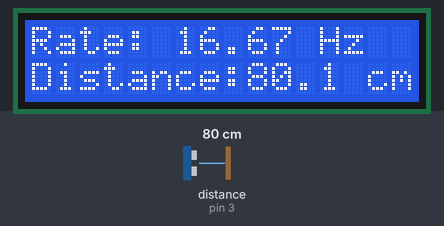
A sketch run on a simulated Arduino Uno, built with avr-gcc and run on an emulated ATmega328P. Shown: 16×2 character LCD. Wiring (inferred from the names in the program): ultrasonic range finder: trigger pin 4; echo pin 3. The test bench sets the inputs (shaded band); at power-on: distance to the obstacle (sensor on pin 3) 80 cm. The echo pulse lasts 58.3 µs per cm.

Above: at 1.2 s.
1.3 s: distance to the obstacle (sensor on pin 3) set to 2 cm
At 2.7 s:
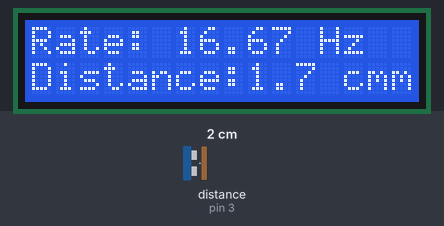
4.3 s: distance to the obstacle (sensor on pin 3) set to 4 cm
At 5.6 s:
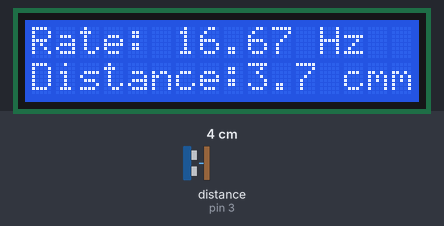
6.3 s: distance to the obstacle (sensor on pin 3) set to 9 cm
At 8.3 s:
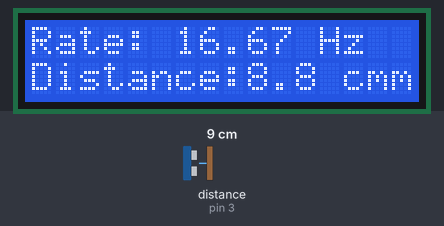
Timing chart, 0 to 9.8 s (numbered marks = the images above; inputs shaded):
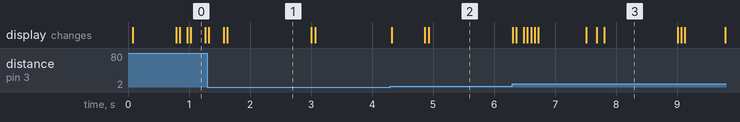

The sketch:

sketch_sep2c.ino
```cpp
#include <LiquidCrystal.h>
#define ECHO_PIN  3
#define TRIGGER_PIN 4
#define RS_PIN A5
#define E_PIN A4
#define D4 6
#define D5 7
#define D6 8
#define D7 9

LiquidCrystal lcd(RS_PIN, E_PIN, D4, D5, D6, D7);

 unsigned long startTime = micros();
 unsigned long timeDelay = 60000;

volatile unsigned long pulseBegin;
volatile unsigned long pulseEnd;
volatile bool flag = false;

void triggerSensor(){
  digitalWrite(TRIGGER_PIN,LOW);
  delayMicroseconds(2);
  digitalWrite(TRIGGER_PIN, HIGH);
  delayMicroseconds(10);
  digitalWrite(TRIGGER_PIN, LOW);

}
double readPulseForUltraSonicDistance(){
  double pulseDuration = pulseEnd - pulseBegin;
  double distance = pulseDuration/58.0;
  return distance;

}


void setup() {
  // put your setup code here, to run once:
  Serial.begin(115200);
  lcd.begin(16,2);
  lcd.print("Hello World!");
  pinMode(ECHO_PIN,INPUT);
  pinMode(TRIGGER_PIN,OUTPUT);

  attachInterrupt(digitalPinToInterrupt(ECHO_PIN),
                                        echoPinInterrupt,
                                        CHANGE);

}

void echoPinInterrupt()
{
  if(digitalRead(ECHO_PIN)==HIGH){
    pulseBegin=micros();
  }
  else{
    pulseEnd=micros();
    flag=true;
  }
}
void loop() {
  // put your main code here, to run repeatedly:
  unsigned long endTime = micros();
  if(endTime-startTime>timeDelay){
    startTime+=timeDelay;
    triggerSensor();
  }
  if(flag){
    flag=false;
    double distance = readPulseForUltraSonicDistance();
    lcd.setCursor(0,0);
    lcd.print("Rate: ");
    lcd.print(1/((double)timeDelay/1000000));
    lcd.print(" Hz");
    lcd.setCursor(0,1);
    lcd.print("Distance:");
    lcd.print(distance, 1);
    lcd.print(" cm");

  }

}
```

Measured:
- after the input at 1.3 s, the display: changes at once (image 1)
- after the input at 4.3 s, the display: changes at once (image 2)
- what the display in image 1 shows lasts 1.4 s, from 1.6 s to 3.0 s
